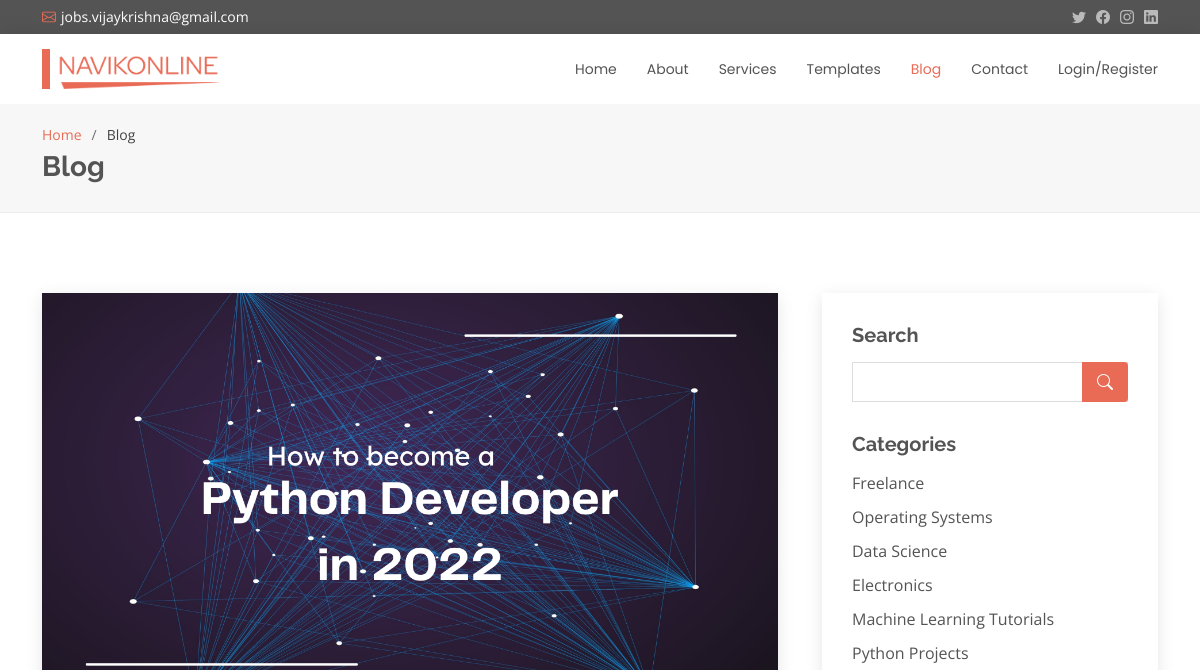
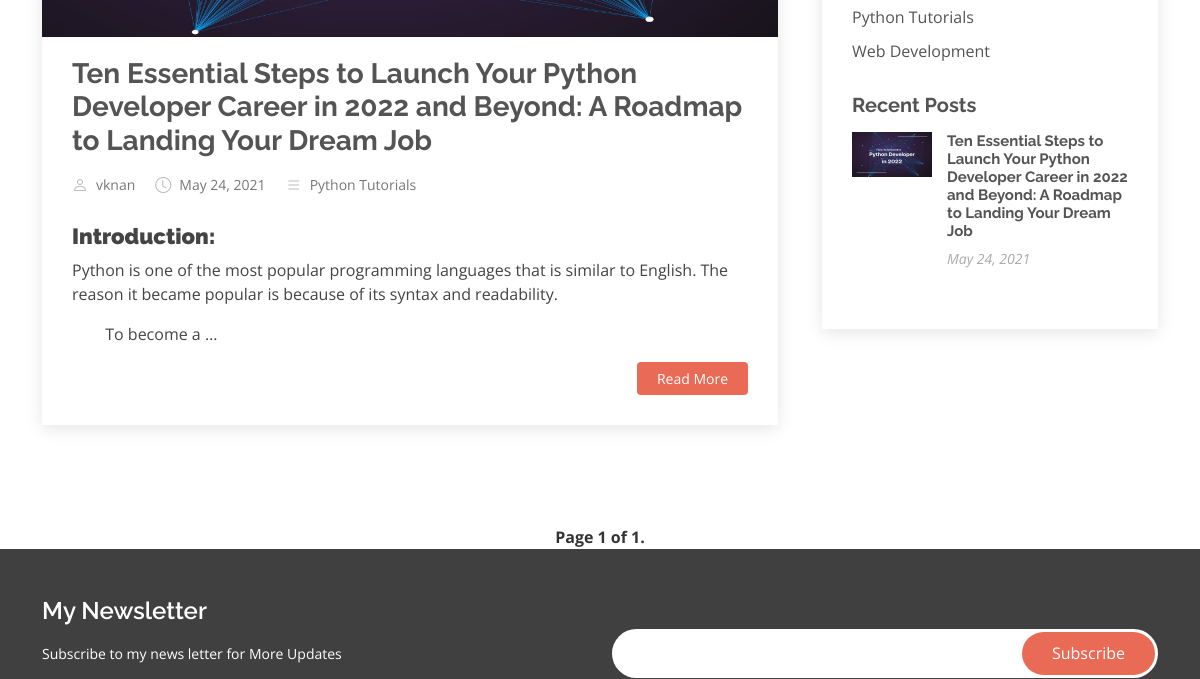
/blog/ (upper part), run on an earlier commit of the app's database (2 pictures, top to bottom).
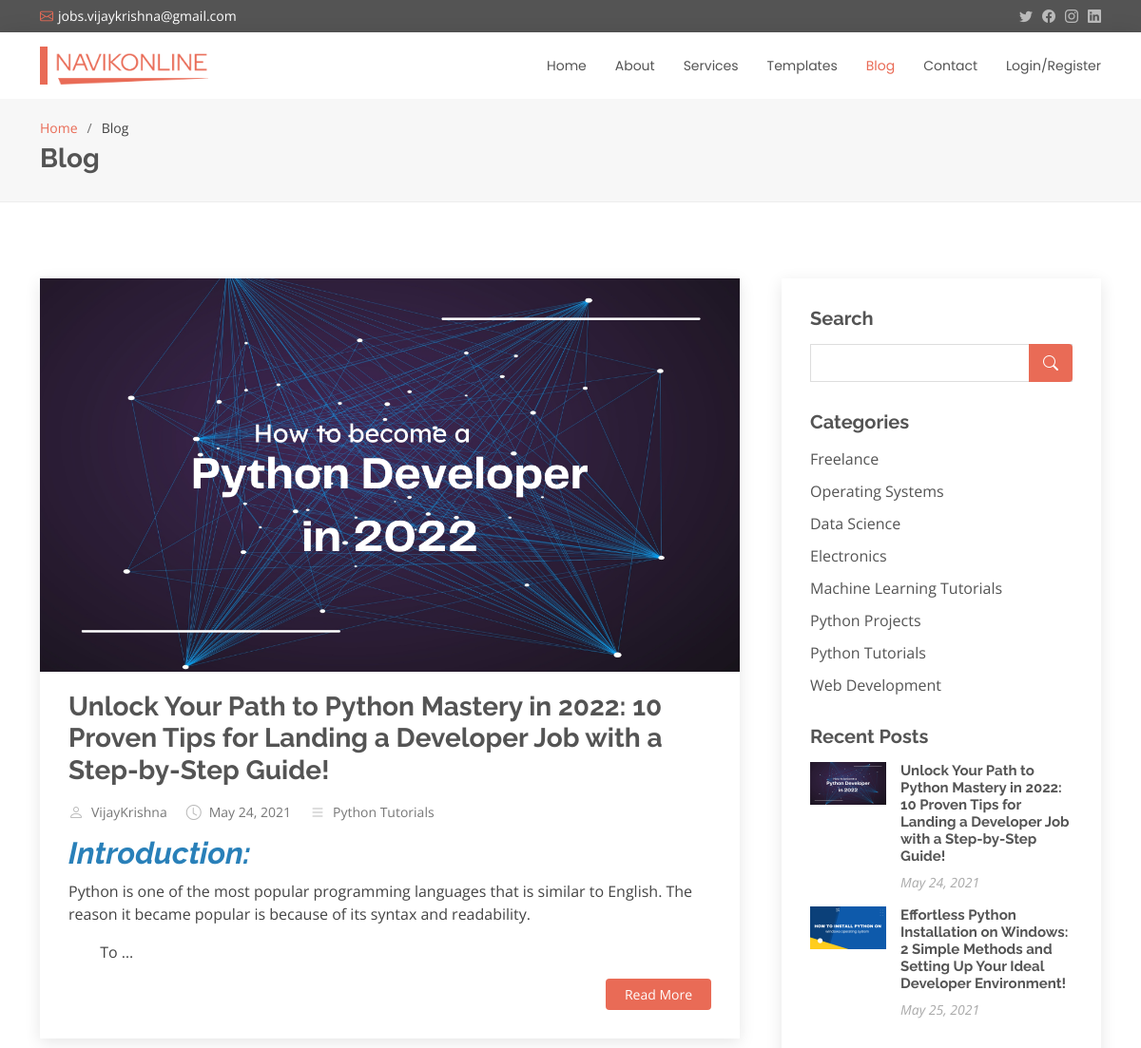
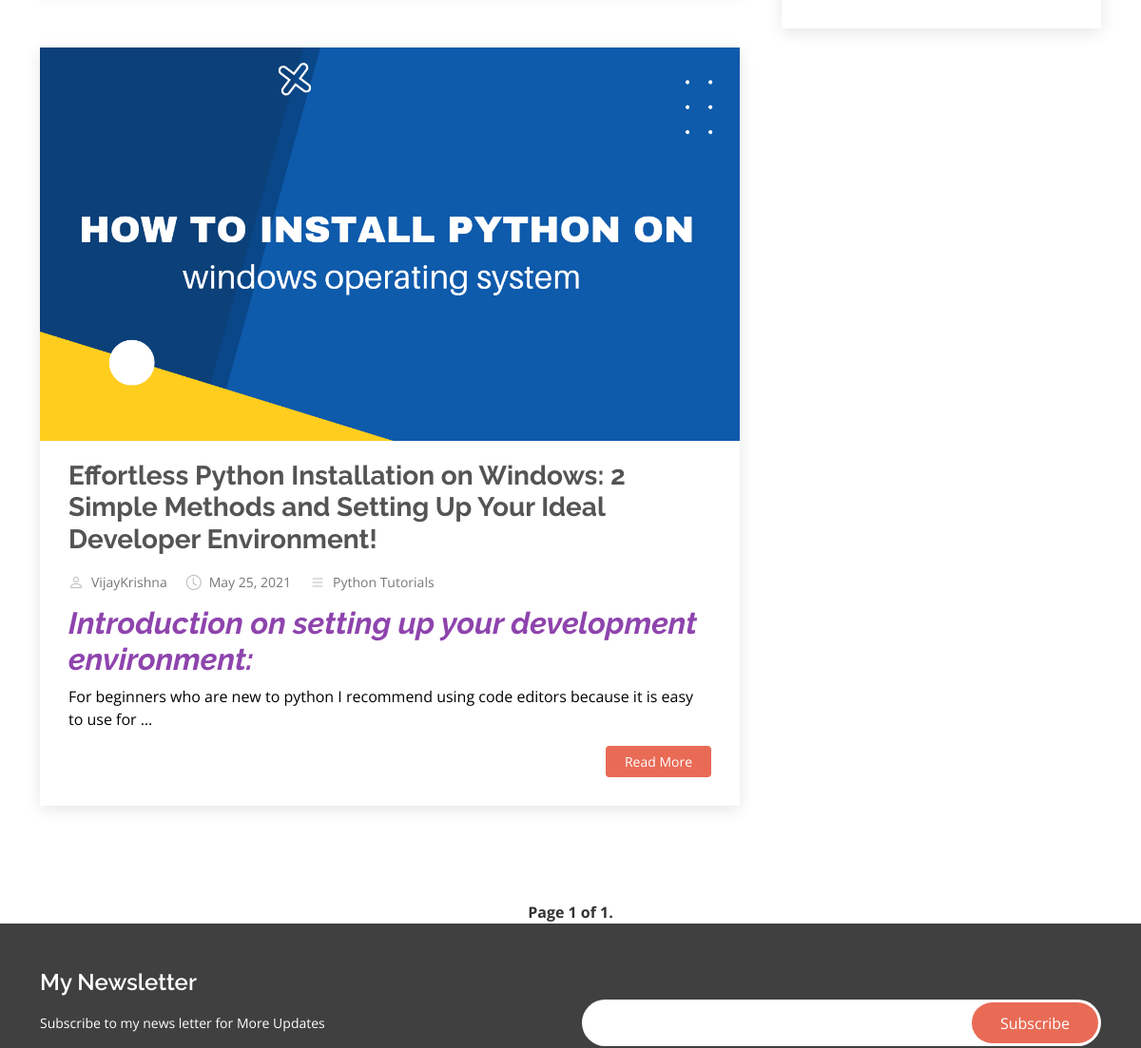
And on a later commit of the database (2 pictures, top to bottom).
### myapp/models.py (models this page shows, shortened)
class Post(models.Model):
    category = models.ForeignKey(Category, on_delete=models.CASCADE, related_name = 'categories')
    user = models.ForeignKey(User, on_delete=models.CASCADE, related_name='users')
    title = models.CharField(max_length =255)
    thumbnail = models.ImageField(upload_to = 'post/thumbnail')
    description = RichTextField(blank=True, null = True)
    tags = models.CharField(max_length=255)
    posted_at = models.DateField(default = datetime.now)
    is_published = models.BooleanField(default = False)
    class Meta:
        verbose_name = ("Post")
        verbose_name_plural = ('Posts')

class Category(models.Model):
    name = models.CharField(max_length=255)
    created = models.DateTimeField(default = datetime.now)
    def __str__(self):
        return self.name
    class meta:
        verbose_name = 'Category'
        verbose_name_plural = 'Categories'

### myapp/views.py (the view)
# urls.py: path('blog/', views.pages.blog, name = 'blog'),
    @staticmethod
    def blog(request):
        category_name = request.GET.get('category')
        posts = Post.objects.filter(is_published=True)
        if category_name:
            posts = posts.filter(category__name=category_name)
        paginator = Paginator(posts, 10)
        page = request.GET.get('page')
        posts = paginator.get_page(page)
        categories = Category.objects.all()
        context = {
            'posts': posts,
            'categories': categories
        }
        return render(request, 'templates/pages/blog.html', context)

### templates/pages/blog.html (shortened to what the changed rows need)
{% load static %}
<!DOCTYPE html>
<html lang="en">
<head>
  <link href="{% static 'assets/vendor/animate.css/animate.min.css' %}" rel="stylesheet">
  <link href="{% static 'assets/vendor/bootstrap/css/bootstrap.min.css' %}" rel="stylesheet">
  <link href="{% static 'assets/vendor/bootstrap-icons/bootstrap-icons.css' %}" rel="stylesheet">
  <link href="{% static 'assets/vendor/boxicons/css/boxicons.min.css' %}" rel="stylesheet">
  <link href="{% static 'assets/vendor/glightbox/css/glightbox.min.css' %}" rel="stylesheet">
  <link href="{% static 'assets/vendor/swiper/swiper-bundle.min.css' %}" rel="stylesheet">
  <link href="{% static 'assets/css/style.css' %}" rel="stylesheet">
</head>
<body>
  <header id="header" class="d-flex align-items-center">
    <div class="container d-flex justify-content-between align-items-center">
      <div class="logo">
        <h1><a href="/"><img src="{% static 'assets/img/logo.png' %}" alt="logo"/></a></h1>
      </div>
    </div>
  </header>
  <main id="main">
    <section id="breadcrumbs" class="breadcrumbs">
      <div class="container">
        <h2>Blog</h2>
      </div>
    </section>
    <section id="blog" class="blog" >
      <div class="container" data-aos="fade-up">
        <div class="row">
          <div class="col-lg-8 entries">
            {% for post in posts %}
            <article class="entry">
              <div class="entry-img">
                <img src="{{post.thumbnail.url}}" alt="" class="img-fluid">
              </div>
              <h2 class="entry-title">
                <a href="{% url 'blog_single' post.title %}">{{post.title}}</a>
              </h2>
              <div class="entry-meta">
                <ul>
                  <li class="d-flex align-items-center"><i class="bi bi-person"></i> <a href="{% url 'blog_single' post.title %}">{{post.user}}</a></li>
                  <li class="d-flex align-items-center"><i class="bi bi-clock"></i> <a href="{% url 'blog_single' post.title %}"><time >{{post.posted_at}}</time></a></li>
                  <li class="d-flex align-items-center"><i class="bi bi-list"></i> <a href="{% url 'blog_single' post.title %}">{{post.category}}</a></li>
                </ul>
              </div>
              <div class="entry-content">
                <p>
                  {{post.description|safe|truncatewords:"30"|linebreaks}}
                </p>
                <div class="read-more">
                  <a href="{% url 'blog_single' post.title %}">Read More</a>
                </div>
              </div>
            </article>
            {% endfor %}
          </div>
          <div class="col-lg-4">
            <div class="sidebar">
              <div class="sidebar-item categories">
                <ul>
                  {% for category in categories %}
                    <li><a href="/blog/?category={{ category.name }}">{{ category.name }} </a></li>
                  {% endfor %}
                </ul>
              </div>
              <div class="sidebar-item recent-posts">
                {% for post in posts %}
                <div class="post-item clearfix">
                  <img src="{{post.thumbnail.url}}" alt="">
                  <h4><a href="{% url 'blog_single' post.title %}">{{post.title}}</a></h4>
                  <time datetime="{{post.posted_at}}">{{post.posted_at}}</time>
                </div>
                {% endfor %}
              </div>
            </div>
          </div>
        </div>
      </div>
    </section>
  </main>
</body>
</html>

What changed in the data, as far as the page shows it:
removed Post: thumbnail (picture), title "Ten Essential Steps to Launch Your Python Developer Career in 2022 and Beyond: A Roadmap to Landing Your Dream Job", user "vknan", posted_at "May 24, 2021", category "Python Tutorials", description "Introduction: Python is one of the most popular programming languages that is similar to English. The reason it became popular is because of its syntax and readability. To become a …"
added Post: thumbnail (picture), title "Unlock Your Path to Python Mastery in 2022: 10 Proven Tips for Landing a Developer Job with a Step-by-Step Guide!", user "VijayKrishna", posted_at "May 24, 2021", category "Python Tutorials", description "Introduction: Python is one of the most popular programming languages that is similar to English. The reason it became popular is because of its syntax and readability. To …"
added Post: thumbnail (picture), title "Effortless Python Installation on Windows: 2 Simple Methods and Setting Up Your Ideal Developer Environment!", user "VijayKrishna", posted_at "May 25, 2021", category "Python Tutorials", description "Introduction on setting up your development environment: For beginners who are new to python I recommend using code editors because it is easy to use for …"
